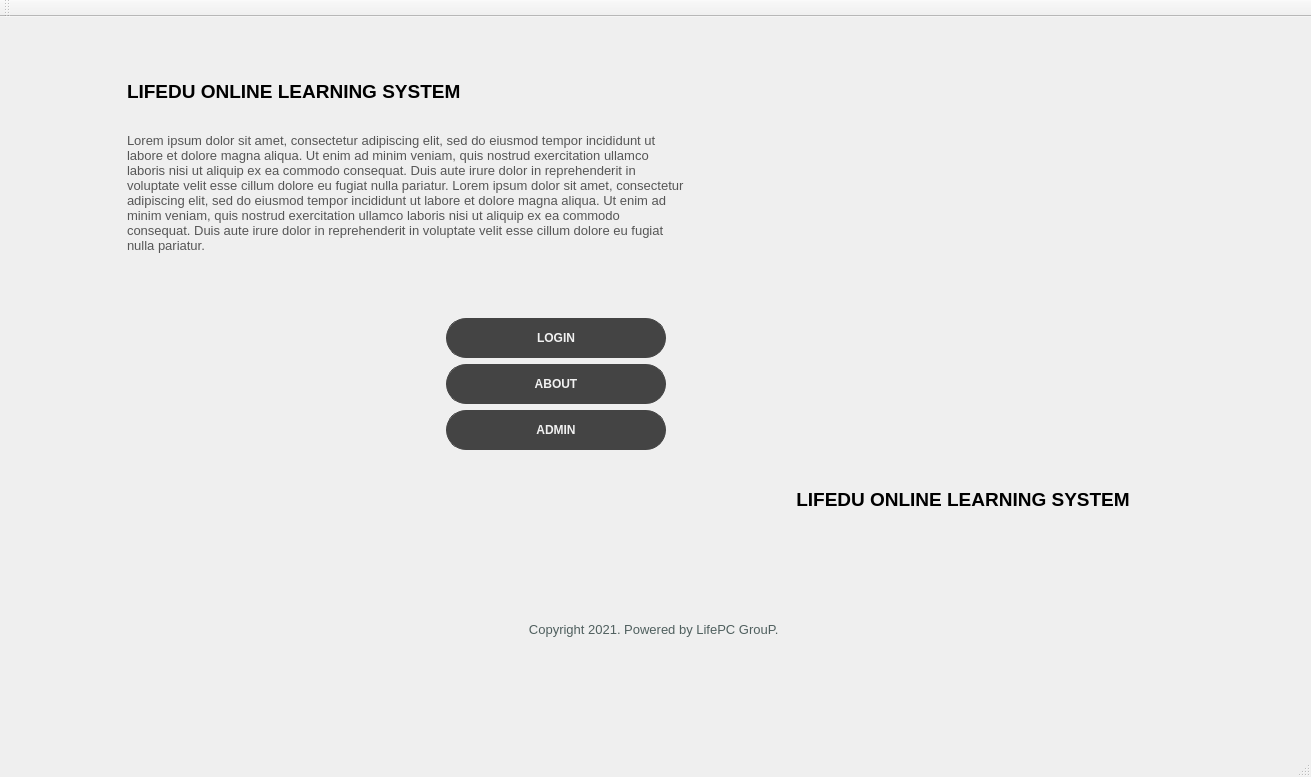
<?xml version="1.0" encoding="UTF-8"?>
<ui version="4.0">
 <class>MainWindow</class>
 <widget class="QMainWindow" name="MainWindow">
  <property name="geometry">
   <rect>
    <x>0</x>
    <y>0</y>
    <width>1311</width>
    <height>777</height>
   </rect>
  </property>
  <property name="minimumSize">
   <size>
    <width>1311</width>
    <height>777</height>
   </size>
  </property>
  <property name="windowTitle">
   <string>MainWindow</string>
  </property>
  <property name="windowIcon">
   <iconset resource="assets/files.qrc">
    <normaloff>:/new/prefix1/images/l.png</normaloff>:/new/prefix1/images/l.png</iconset>
  </property>
  <widget class="QWidget" name="centralWidget">
   <property name="minimumSize">
    <size>
     <width>1311</width>
     <height>712</height>
    </size>
   </property>
   <layout class="QVBoxLayout" name="verticalLayout_5" stretch="8,1,0,0">
    <item>
     <layout class="QHBoxLayout" name="horizontalLayout" stretch="2,11,2,11,2">
      <property name="sizeConstraint">
       <enum>QLayout::SetDefaultConstraint</enum>
      </property>
      <item>
       <spacer name="horizontalSpacer_6">
        <property name="orientation">
         <enum>Qt::Horizontal</enum>
        </property>
        <property name="sizeHint" stdset="0">
         <size>
          <width>40</width>
          <height>20</height>
         </size>
        </property>
       </spacer>
      </item>
      <item>
       <layout class="QVBoxLayout" name="verticalLayout_2" stretch="0,1,3,1,3,3">
        <property name="spacing">
         <number>10</number>
        </property>
        <property name="leftMargin">
         <number>12</number>
        </property>
        <item>
         <spacer name="verticalSpacer_4">
          <property name="orientation">
           <enum>Qt::Vertical</enum>
          </property>
          <property name="sizeHint" stdset="0">
           <size>
            <width>20</width>
            <height>40</height>
           </size>
          </property>
         </spacer>
        </item>
        <item>
         <widget class="QLabel" name="label_2">
          <property name="font">
           <font>
            <family>Leelawadee UI</family>
            <pointsize>14</pointsize>
            <weight>87</weight>
            <italic>false</italic>
            <bold>true</bold>
           </font>
          </property>
          <property name="styleSheet">
           <string notr="true">
font: 75 14pt &quot;Leelawadee UI&quot;;
font-weight:700;</string>
          </property>
          <property name="text">
           <string>LIFEDU ONLINE LEARNING SYSTEM</string>
          </property>
          <property name="alignment">
           <set>Qt::AlignLeading|Qt::AlignLeft|Qt::AlignVCenter</set>
          </property>
         </widget>
        </item>
        <item>
         <widget class="QLabel" name="label_3">
          <property name="font">
           <font>
            <pointsize>10</pointsize>
           </font>
          </property>
          <property name="styleSheet">
           <string notr="true">color: rgb(86, 86, 86);</string>
          </property>
          <property name="text">
           <string>Lorem ipsum dolor sit amet, consectetur adipiscing elit, sed do eiusmod tempor incididunt ut labore et dolore magna aliqua. Ut enim ad minim veniam, quis nostrud exercitation ullamco laboris nisi ut aliquip ex ea commodo consequat. Duis aute irure dolor in reprehenderit in voluptate velit esse cillum dolore eu fugiat nulla pariatur. Lorem ipsum dolor sit amet, consectetur adipiscing elit, sed do eiusmod tempor incididunt ut labore et dolore magna aliqua. Ut enim ad minim veniam, quis nostrud exercitation ullamco laboris nisi ut aliquip ex ea commodo consequat. Duis aute irure dolor in reprehenderit in voluptate velit esse cillum dolore eu fugiat nulla pariatur. </string>
          </property>
          <property name="wordWrap">
           <bool>true</bool>
          </property>
         </widget>
        </item>
        <item>
         <spacer name="verticalSpacer_5">
          <property name="orientation">
           <enum>Qt::Vertical</enum>
          </property>
          <property name="sizeHint" stdset="0">
           <size>
            <width>20</width>
            <height>40</height>
           </size>
          </property>
         </spacer>
        </item>
        <item>
         <layout class="QHBoxLayout" name="horizontalLayout_3" stretch="4,3">
          <property name="spacing">
           <number>10</number>
          </property>
          <item>
           <spacer name="horizontalSpacer_2">
            <property name="orientation">
             <enum>Qt::Horizontal</enum>
            </property>
            <property name="sizeHint" stdset="0">
             <size>
              <width>40</width>
              <height>20</height>
             </size>
            </property>
           </spacer>
          </item>
          <item>
           <layout class="QVBoxLayout" name="verticalLayout_4">
            <item>
             <widget class="QPushButton" name="btn_login">
              <property name="enabled">
               <bool>true</bool>
              </property>
              <property name="styleSheet">
               <string notr="true">QPushButton{
    background-color: #444444;
    color: #f1f1f1;
    padding: 12px;
    border-radius: 20px;
    border: 1px solid #444444;
    margin-right: 20px;
    font-weight: 700;
    transition: all 0.5s ease;
}
QPushButton:hover{
    color: #444444;
    background-color: #f0f0f0;	
}</string>
              </property>
              <property name="text">
               <string>LOGIN</string>
              </property>
             </widget>
            </item>
            <item>
             <widget class="QPushButton" name="btn_about">
              <property name="styleSheet">
               <string notr="true">QPushButton{
    background-color: #444444;
    color: #f1f1f1;
    padding: 12px;
    border-radius: 20px;
    border: 1px solid #444444;
    margin-right: 20px;
    font-weight: 700;
    transition: all 0.5s ease;
}
QPushButton:hover{
    color: #444444;
    background-color: #f0f0f0;	
}</string>
              </property>
              <property name="text">
               <string>ABOUT</string>
              </property>
             </widget>
            </item>
            <item>
             <widget class="QPushButton" name="btn_default">
              <property name="styleSheet">
               <string notr="true">QPushButton{
    background-color: #444444;
    color: #f1f1f1;
    padding: 12px;
    border-radius: 20px;
    border: 1px solid #444444;
    margin-right: 20px;
    font-weight: 700;
}
QPushButton:hover{
    color: #444444;
    background-color: #f0f0f0;	
}</string>
              </property>
              <property name="text">
               <string>ADMIN</string>
              </property>
             </widget>
            </item>
           </layout>
          </item>
         </layout>
        </item>
        <item>
         <spacer name="verticalSpacer">
          <property name="orientation">
           <enum>Qt::Vertical</enum>
          </property>
          <property name="sizeHint" stdset="0">
           <size>
            <width>20</width>
            <height>40</height>
           </size>
          </property>
         </spacer>
        </item>
       </layout>
      </item>
      <item>
       <spacer name="horizontalSpacer_5">
        <property name="orientation">
         <enum>Qt::Horizontal</enum>
        </property>
        <property name="sizeHint" stdset="0">
         <size>
          <width>40</width>
          <height>20</height>
         </size>
        </property>
       </spacer>
      </item>
      <item>
       <layout class="QVBoxLayout" name="verticalLayout" stretch="0,4,1,3">
        <property name="spacing">
         <number>20</number>
        </property>
        <item>
         <spacer name="verticalSpacer_3">
          <property name="orientation">
           <enum>Qt::Vertical</enum>
          </property>
          <property name="sizeHint" stdset="0">
           <size>
            <width>20</width>
            <height>40</height>
           </size>
          </property>
         </spacer>
        </item>
        <item>
         <widget class="QLabel" name="label">
          <property name="enabled">
           <bool>true</bool>
          </property>
          <property name="sizePolicy">
           <sizepolicy hsizetype="Fixed" vsizetype="Fixed">
            <horstretch>0</horstretch>
            <verstretch>0</verstretch>
           </sizepolicy>
          </property>
          <property name="minimumSize">
           <size>
            <width>400</width>
            <height>400</height>
           </size>
          </property>
          <property name="baseSize">
           <size>
            <width>300</width>
            <height>300</height>
           </size>
          </property>
          <property name="styleSheet">
           <string notr="true">width: 300px;</string>
          </property>
          <property name="text">
           <string/>
          </property>
          <property name="pixmap">
           <pixmap resource="assets/files.qrc">:/new/prefix1/images/l.png</pixmap>
          </property>
          <property name="scaledContents">
           <bool>true</bool>
          </property>
         </widget>
        </item>
        <item>
         <widget class="QLabel" name="label_4">
          <property name="sizePolicy">
           <sizepolicy hsizetype="Maximum" vsizetype="Maximum">
            <horstretch>0</horstretch>
            <verstretch>0</verstretch>
           </sizepolicy>
          </property>
          <property name="font">
           <font>
            <family>Leelawadee UI</family>
            <pointsize>14</pointsize>
            <weight>87</weight>
            <italic>false</italic>
            <bold>true</bold>
           </font>
          </property>
          <property name="styleSheet">
           <string notr="true">
font: 75 14pt &quot;Leelawadee UI&quot;;
font-weight:700;</string>
          </property>
          <property name="text">
           <string>LIFEDU ONLINE LEARNING SYSTEM</string>
          </property>
          <property name="alignment">
           <set>Qt::AlignCenter</set>
          </property>
         </widget>
        </item>
        <item>
         <spacer name="verticalSpacer_2">
          <property name="orientation">
           <enum>Qt::Vertical</enum>
          </property>
          <property name="sizeHint" stdset="0">
           <size>
            <width>20</width>
            <height>40</height>
           </size>
          </property>
         </spacer>
        </item>
       </layout>
      </item>
      <item>
       <spacer name="horizontalSpacer">
        <property name="orientation">
         <enum>Qt::Horizontal</enum>
        </property>
        <property name="sizeHint" stdset="0">
         <size>
          <width>40</width>
          <height>20</height>
         </size>
        </property>
       </spacer>
      </item>
     </layout>
    </item>
    <item>
     <widget class="QLabel" name="label_7">
      <property name="font">
       <font>
        <pointsize>10</pointsize>
        <weight>50</weight>
        <bold>false</bold>
        <underline>false</underline>
        <kerning>true</kerning>
       </font>
      </property>
      <property name="styleSheet">
       <string notr="true">color: rgb(79, 95, 94);</string>
      </property>
      <property name="text">
       <string>Copyright 2021. Powered by LifePC GrouP. </string>
      </property>
      <property name="alignment">
       <set>Qt::AlignCenter</set>
      </property>
     </widget>
    </item>
    <item>
     <spacer name="verticalSpacer_7">
      <property name="orientation">
       <enum>Qt::Vertical</enum>
      </property>
      <property name="sizeHint" stdset="0">
       <size>
        <width>20</width>
        <height>40</height>
       </size>
      </property>
     </spacer>
    </item>
    <item>
     <spacer name="verticalSpacer_6">
      <property name="orientation">
       <enum>Qt::Vertical</enum>
      </property>
      <property name="sizeHint" stdset="0">
       <size>
        <width>20</width>
        <height>40</height>
       </size>
      </property>
     </spacer>
    </item>
   </layout>
  </widget>
  <widget class="QToolBar" name="mainToolBar">
   <attribute name="toolBarArea">
    <enum>TopToolBarArea</enum>
   </attribute>
   <attribute name="toolBarBreak">
    <bool>false</bool>
   </attribute>
  </widget>
  <widget class="QStatusBar" name="statusBar"/>
 </widget>
 <layoutdefault spacing="6" margin="11"/>
 <resources>
  <include location="assets/files.qrc"/>
 </resources>
 <connections/>
</ui>
